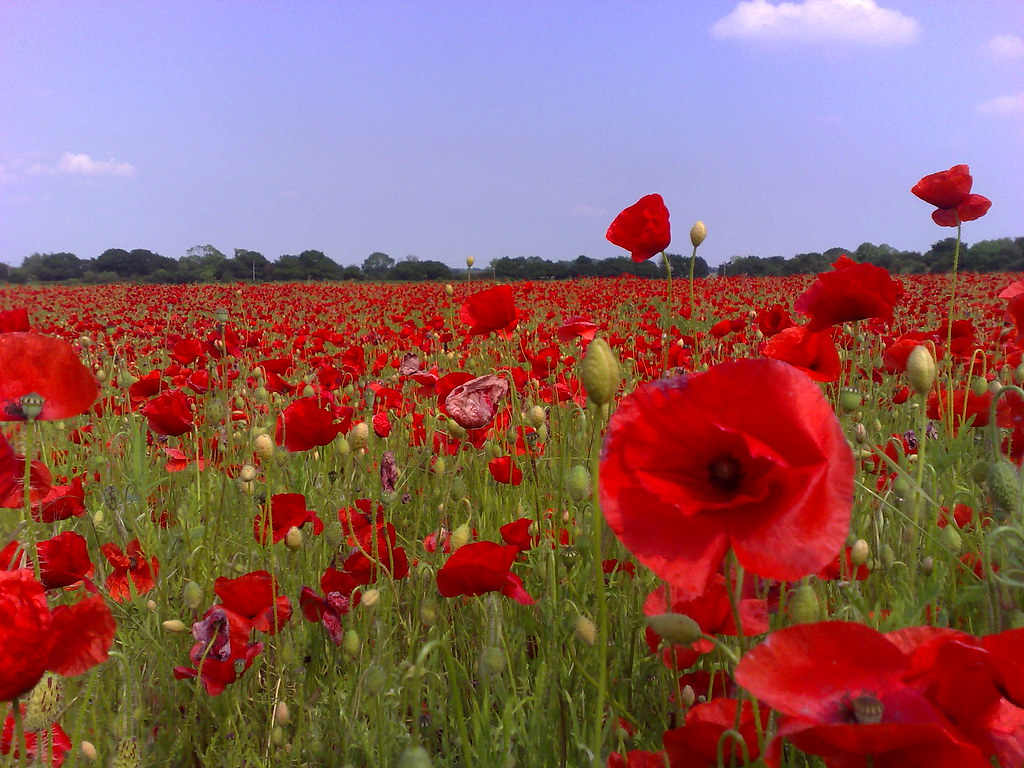
//> input picture flower.jpg, 1024 x 768 px
$ ./main   (built with g++ and OpenCV 4)
//> lines starting //> are read from the running program, lines starting //| are printed output that depends on the picture
#define _USE_MATH_DEFINES

#include <opencv2/opencv.hpp>
#include <opencv2/highgui/highgui.hpp>
#include <opencv2/imgproc.hpp>

#include <iostream>
#include <random>
#include <cmath>

int* generate_shuffle(int width, int height) {
    int* shuffle = new int[width * height * 2];
    for (int y = 0; y < height; y++) {
        for (int x = 0; x < width; x++) {
            int i = ((y * width) + x) * 2;
            shuffle[i] = x;
            shuffle[i + 1] = y;
        }
    }

    std::random_device dev;
    std::mt19937 rng(dev());
    std::uniform_int_distribution<std::mt19937::result_type> rand(0, width * height);

    for (int i = 0; i < width * height; i++) {
        int pos1 = rand(rng) * 2;
        int pos2 = rand(rng) * 2;

        int tx = shuffle[pos1];
        int ty = shuffle[pos1 + 1];
        shuffle[pos1] = shuffle[pos2];
        shuffle[pos1 + 1] = shuffle[pos2 + 1];

        shuffle[pos2] = tx;
        shuffle[pos2 + 1] = ty;
    }

    return shuffle;
}

float bilinear_gradient(cv::Mat& grad, cv::Vec<float, 2> x) {
    int width = grad.cols;
    int height = grad.rows;

    cv::Vec<float, 2> offset(0.5, 0.5);
    x = x - offset;

    float x11 = -255.0, x12 = -255.0, x21 = -255.0, x22 = -255.0;

    if (x[0] >= 0.0 && x[0] < width - 0.5 && x[1] >= 0.0 && x[1] < height - 0.5)
        x11 = (float)grad.at<double>((int)x[1], (int)x[0]);

    if (x[0] + 1.0 >= 0.0 && x[0] + 1.0 < width - 0.5 && x[1] >= 0.0 && x[1] < height - 0.5)
        x12 = (float)grad.at<double>((int)x[1], (int)(x[0] + 1.0));

    if (x[0] >= 0.0 && x[0] < width - 0.5 && x[1] + 1.0 >= 0.0 && x[1] + 1.0 < height - 0.5)
        x21 = (float)grad.at<double>((int)(x[1] + 1.0), (int)x[0]);

    if (x[0] + 1.0 >= 0.0 && x[0] + 1.0 < width - 0.5 && x[1] + 1.0 >= 0.0 && x[1] + 1.0 < height - 0.5)
        x22 = (float)grad.at<double>((int)(x[1] + 1.0), (int)(x[0] + 1.0));

    if (x11 + x12 + x21 + x22 == -255.0 * 4)
        return 0.0;

    // If this is the corner case, 3 of the 4 cells will be -255
    // Adding them together sums to a number below 0 and their maximum must be the value from
    // The cell thats within bounds
    if (x11 + x12 + x21 + x22 < 0) return std::max(x11, std::max(x12, std::max(x21, x22)));

    float lhs = -1.0;
    float rhs = -1.0;

    // LHS
    float dist_y = x[1] - (int)x[1];
    if (x11 != -255.0 && x21 != -255.0)
        lhs = (dist_y * x11) + ((1.0 - dist_y) * x21);

    // RHS
    if (x12 != -255.0 && x22 != -255.0)
        rhs = (dist_y * x12) + ((1.0 - dist_y) * x22);

    if (lhs == -1.0)
        return rhs;
    else if (rhs == -1.0)
        return lhs;
    else {
        float dist_x = x[0] - (int)x[0];
        return (dist_x * lhs) + ((1.0 - dist_x) * rhs);
    }
}

cv::Vec<float, 2> get_stroke_endpoint(cv::Vec<float, 2>& c, cv::Vec<float, 2>& dir, float length, cv::Mat& grad) {
    // We will assume that dir has already been normalized

    // Loop: stop if distance from center is greater than half the stroke length
    // Break: if grad is less then previous grad
    cv::Vec<float, 2> x(c[0], c[1]);
    cv::Vec<float, 2> diff = c - x;
    float lastSample = bilinear_gradient(grad, x);
    float newSample;
    while (cv::norm(diff) < length / 2.0) {
        cv::Vec<float, 2> temp = x + dir;
        newSample = bilinear_gradient(grad, temp);
        if (newSample < lastSample)
            return x;

        lastSample = newSample;
        x = temp;

        diff = c - x;
    }

    return x;
}

int main() {
    // Load the original image
    std::string path = "../flower.jpg";
    cv::Mat img = cv::imread(path);
//> img is the input picture: 768 rows x 1024 cols, CV_8UC3; mean B, G, R 98.6, 96.1, 143.3

    // Convert image to greyscale
    cv::Mat img_grey;
    cv::cvtColor(img, img_grey, cv::COLOR_BGR2GRAY);
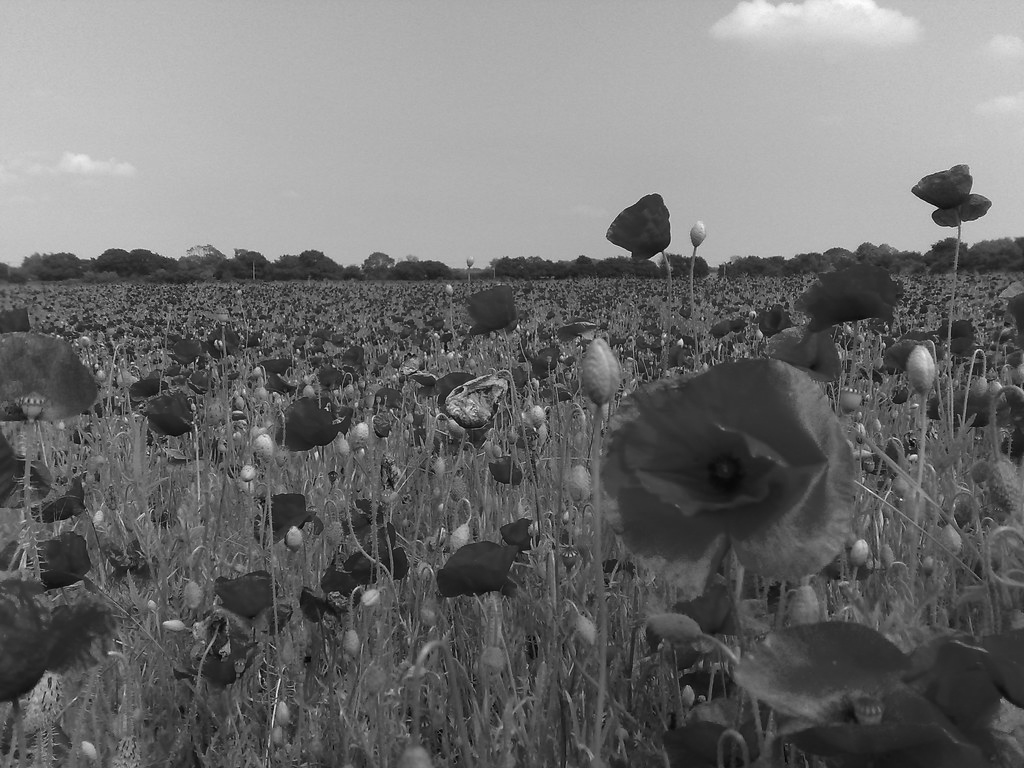
//> img_grey: 768 rows x 1024 cols, CV_8UC1; min 2, max 254, mean 110.5

    // Blur the image to remove edge noise
    cv::Mat img_blur;
    cv::GaussianBlur(img_grey, img_blur, cv::Size(15, 15), 0);

    cv::Mat sobelxy;
    cv::Sobel(img_blur, sobelxy, CV_64F, 0, 1, 5);
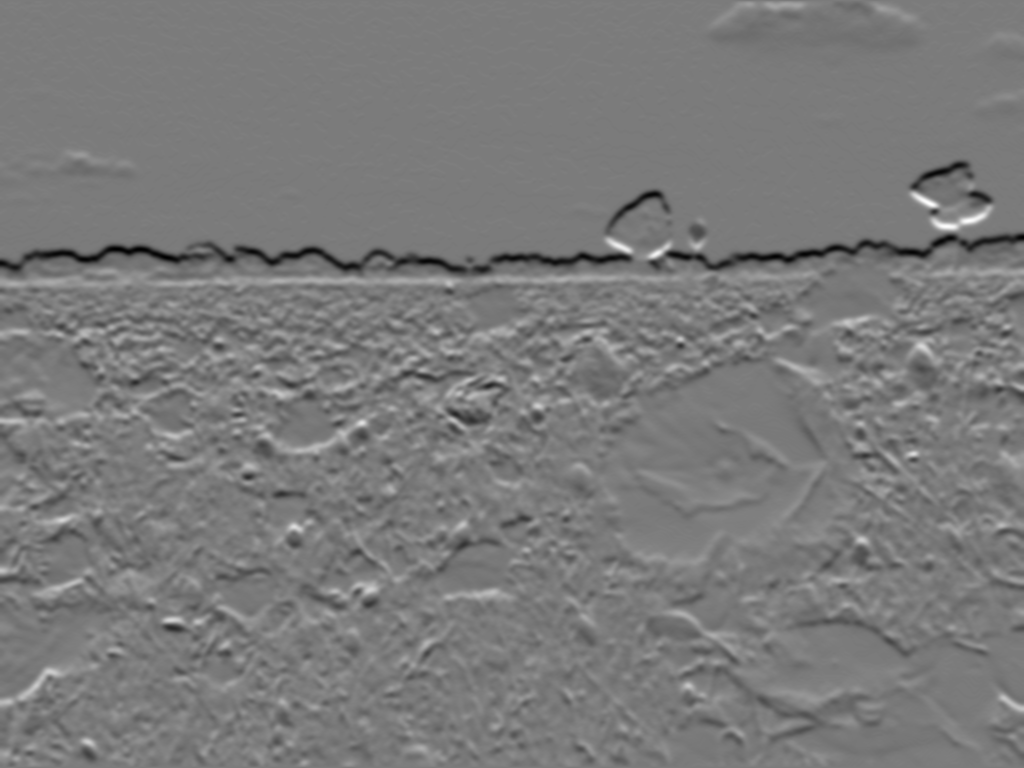
//> sobelxy: 768 rows x 1024 cols, CV_64FC1; min -2279, max 2422, mean -20.3; drawn with min black and max white

    int half_width = img.cols / 2;
//> half_width = 512
    int half_height = img.rows / 2;
//> half_height = 384

    cv::Mat img_half;
    cv::resize(img, img_half, cv::Size(half_width, half_height), 0.5, 0.5);

    // Initialize an random number gen for the stroke angles
    std::random_device dev;
    std::mt19937 rng(dev());
    std::uniform_int_distribution<std::mt19937::result_type> random_angle(0, 72);

    // Stroke Properties
    float stroke_length = 5.0;
    int stroke_width = 5;

    // Generate a shuffle order for the stroke drawing order
    int* shuffle = generate_shuffle(half_width, half_height);
    cv::Mat output(img.rows, img.cols, CV_8UC3, cv::Scalar(0, 0, 0));
    for (int i = 0; i < half_height; i++) {
        for (int j = 0; j < half_width; j++) {
            // Get the shuffled position
            int ipos = ((i * half_width) + j) * 2;
            int x = shuffle[ipos];
            int y = shuffle[ipos + 1];

            unsigned char* img_p = img_half.ptr(y, x);  // Y first, X after

            // Set up the location for the center of the stroke
            float cx = x * 2;
            float cy = y * 2;
            cv::Vec<float, 2> c(cx, cy);

            // Choose a random angle for the stroke
            int angle = random_angle(rng);
            float angle_rad = (5.0 * M_PI * 2.0 * angle) / 360.0;
            float dx = cos(angle_rad);
            float dy = sin(angle_rad);
            cv::Vec<float, 2> dir(dx, dy);

            // Compute the two ends of the stroke
            cv::Vec<float, 2> x1 = get_stroke_endpoint(c, dir, stroke_length, sobelxy);

            dir = dir * -1.0;
            cv::Vec<float, 2> x2 = get_stroke_endpoint(c, dir, stroke_length, sobelxy);

            cv::Point start(x1[0], x1[1]);
            cv::Point end(x2[0], x2[1]);
            cv::Scalar colour(img_p[0], img_p[1], img_p[2]);

            // Draw the stroke
            cv::line(output, start, end, colour, stroke_width, cv::LINE_AA);
        }
    }
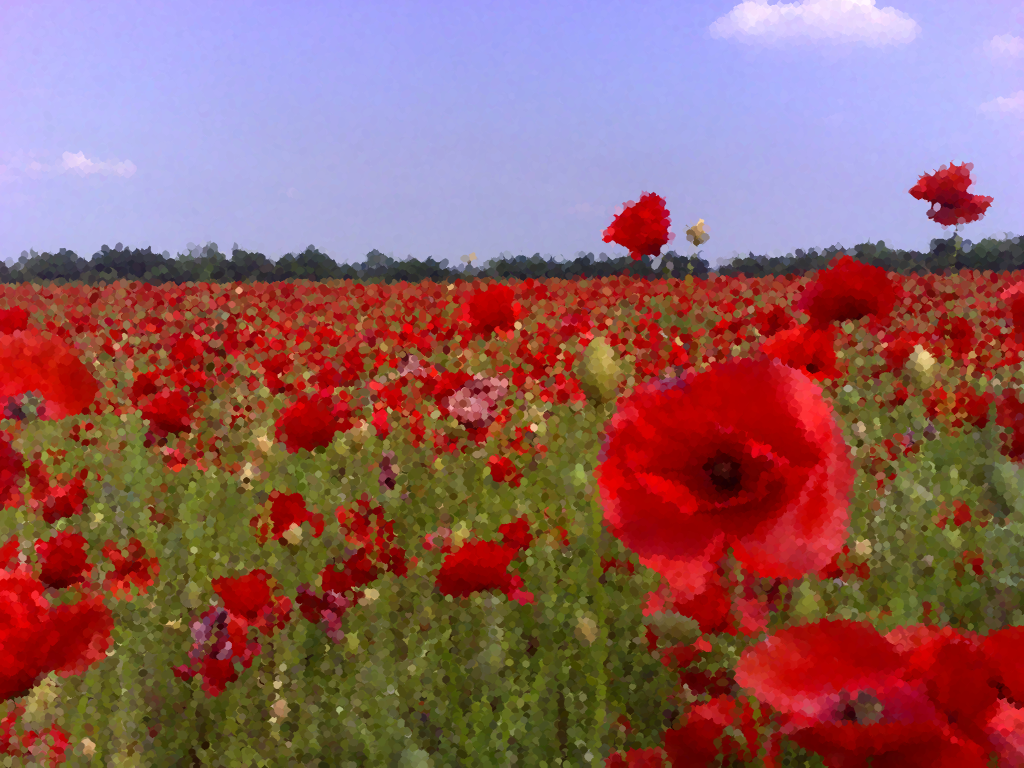
//> output: 768 rows x 1024 cols, CV_8UC3; mean B, G, R 98.2, 95.8, 143.2

    cv::imwrite("output.png", output);

    delete[] shuffle;

    return 0;
}

$ run again, with sample2.jpg copied over flower.jpg
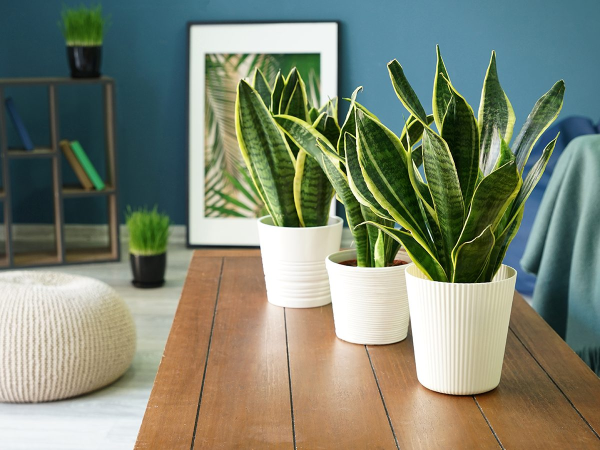
//> input picture sample2.jpg, 1200 x 900 px (shown at 1/2 size)
//> img is the input picture: 900 rows x 1200 cols, CV_8UC3; mean B, G, R 113.6, 132.8, 125.5
//> `cv::Sobel(img_blur, sobelxy, CV_64F, 0, 1, 5);`:
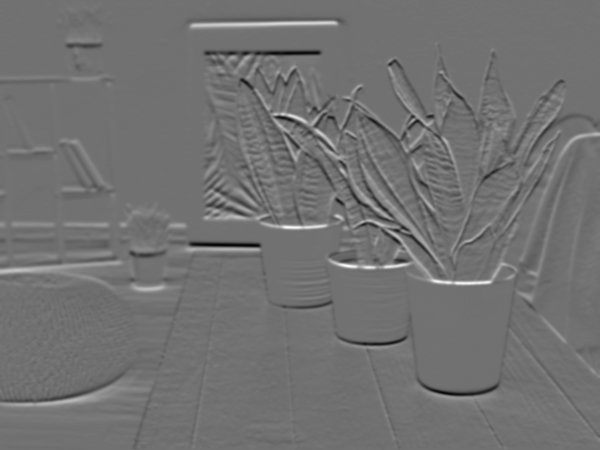
//> sobelxy: 900 rows x 1200 cols, CV_64FC1 (shown at 1/2 size); min -3238, max 4022, mean 6.7; drawn with min black and max white
//> after the loop `for (int i = 0; i < half_height; i++)`:
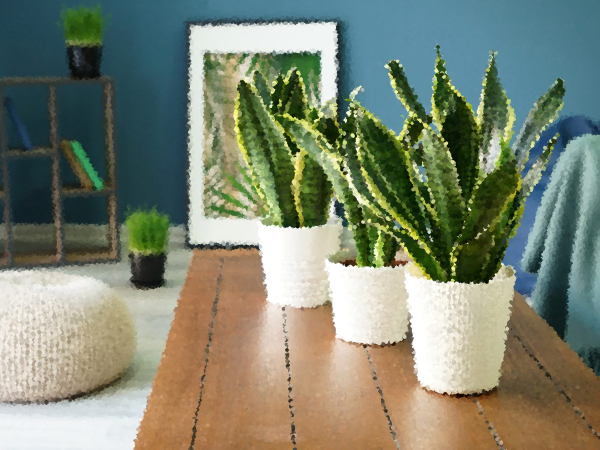
//> output: 900 rows x 1200 cols, CV_8UC3 (shown at 1/2 size); mean B, G, R 113.5, 132.7, 125.4
